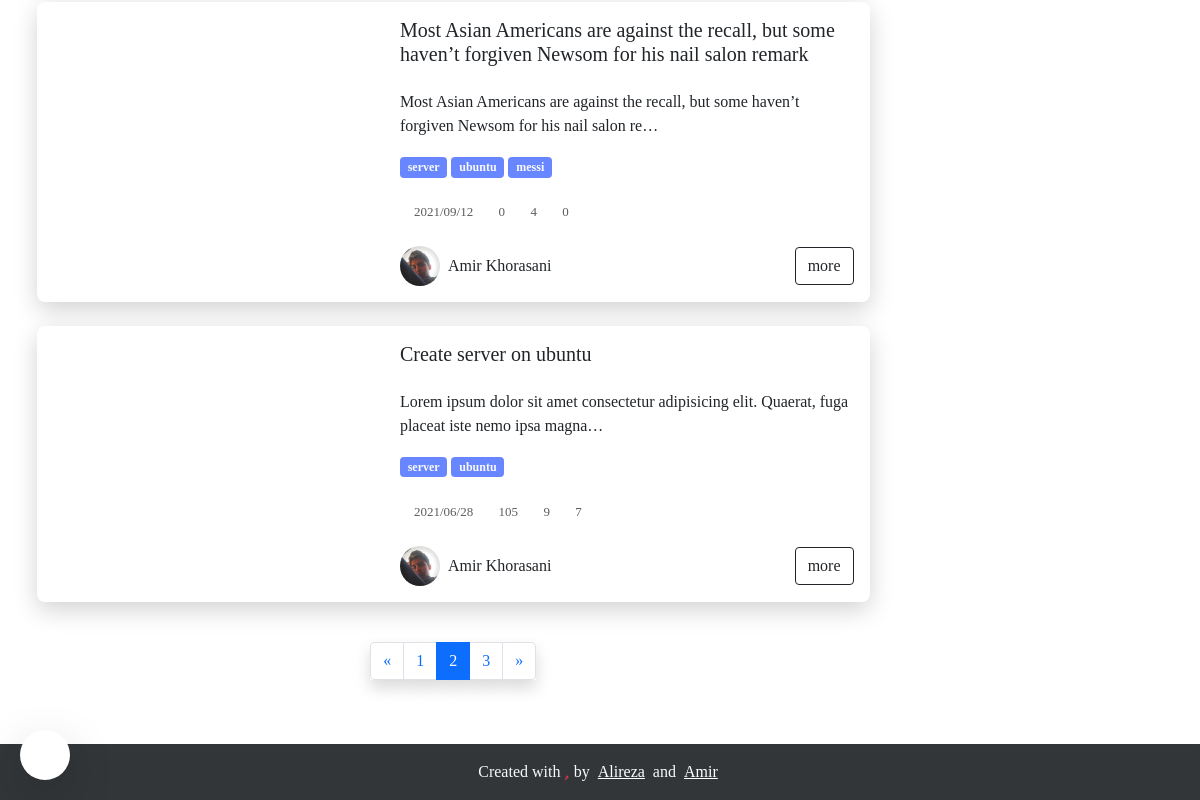
The page /tags/sZj?p=2 (lower part) on the database as committed earlier.
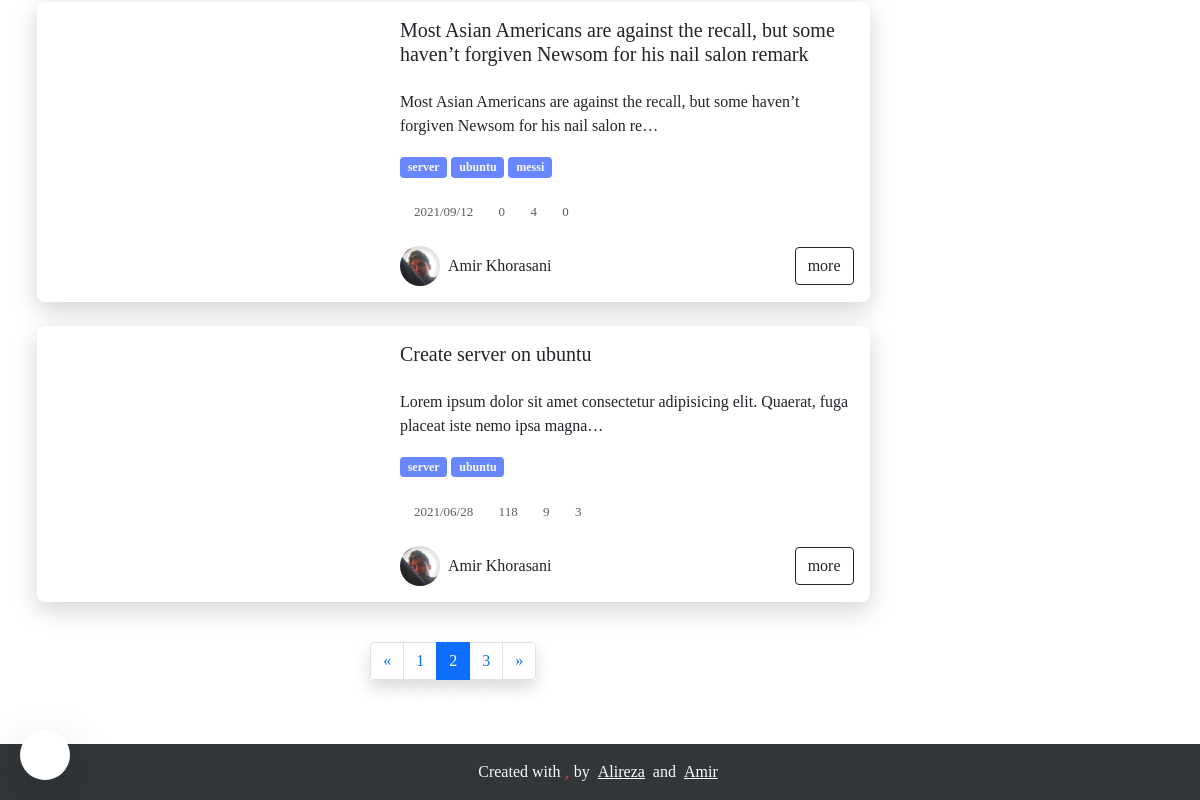
The same page on the database as committed later.
### blog/models.py (models this page shows, shortened)
class Article(models.Model):
    title_en   = models.CharField(max_length=200) # english title
    title_fa   = models.CharField(max_length=200) # persian title
    desc_en    = models.TextField() # english description for article in home
    desc_fa    = models.TextField() # persian description for article in home
    body_en    = RichTextUploadingField() # english body
    body_fa    = RichTextUploadingField() # persian body
    slug       = models.SlugField(max_length=100,unique=True) # slug of the article
    short_slug = models.SlugField(editable=False) # auto created in auto_slug_article function
    views      = models.IntegerField(default=0) # number of views this article
    status     = models.BooleanField(default=True) # article status => true:publish , false:draft
    created    = models.DateTimeField(auto_now_add=True) # auto complete created time
    updated    = models.DateTimeField(auto_now=True) # auto compelete last update
    author     = models.ForeignKey(User,editable=False,null=True,on_delete=models.SET_NULL) # auto delete article on delete author
    category   = models.ManyToManyField(Category,blank=True,related_name='articles') # article categories
    thumbnail  = models.ImageField(upload_to='thumbnails') # article thumbnail in post card and main page
    readtime   = models.IntegerField(default=0) # suggested time for readnig the article
    class Meta:
        verbose_name_plural = 'Articles'
        ordering            = ['-created'] # for new to old sorting in admin panel
    objects = ArticleManager() # set managers for this class
    def simple_created(self):
        return self.created.strftime("%Y/%m/%d")
    simple_created.short_description = "created"

class Comment(models.Model):
    admin    = models.ForeignKey(User,editable=False,default=None,null=True,on_delete=models.SET_NULL)
    article  = models.ForeignKey(Article,on_delete=models.CASCADE,related_name='comments')
    name     = CharField(max_length=50)
    desc     = RichTextField()
    created  = models.DateTimeField(auto_now_add=True)
    reply_to = models.ForeignKey('self',null=True,blank=True,on_delete=models.CASCADE,related_name='replies')
    status   = models.BooleanField(default=False) # comment status => true:publish , false:draft
    avatar   = models.ForeignKey(Avatar,on_delete=models.SET_NULL,null=True)
    class Meta:
        ordering = ('-created',)
    objects = CommentsManager()

class User(AbstractUser):
    thumbnail     = models.ImageField(upload_to='creators',default='creators/default.png')
    telegram      = models.URLField(null=True,blank=True)
    instagram     = models.URLField(null=True,blank=True)
    github        = models.URLField(null=True,blank=True)
    user_page_url = models.CharField(max_length=200)
    desc          = RichTextField(null=True)
    skills        = models.CharField(max_length=500,null=True)

### blog/views.py (the view)
# urls.py: path('tags/<slug:tag_slug>',TagListView.as_view(),name='tag'),
class TagListView(ListView):
    template_name = "tag.html"
    context_object_name = 'articles'
    paginate_by = 5
    page_kwarg  = 'p'
    def get_queryset(self):
        global category_object
        tag_slug = self.kwargs.get('tag_slug')
        category_object = get_object_or_404(Category.objects.active(),slug=tag_slug)
        return category_object.articles.active()
    def get_context_data(self, **kwargs):
        context = super().get_context_data(**kwargs)
        context["tag"] = category_object
        return context

### blog/models.py (called while the page is built)
	def active(self):
		return self.filter(status=True)

    def active(self):
        return self.filter(status=True)

    def active(self):
        return self.filter(status=True)

### blog/templatetags/template_tags.py (called while the page is built)
@register.simple_tag
def author_full_name(author):
    if author.first_name:
        return f'{author.first_name.capitalize()} {author.last_name.capitalize()}'
    else:
        return author.username.capitalize()

@register.inclusion_tag('partials/col_4_about.html')
def col_4_about():
    return {
        'col_4_about': contents.data_set['about']
    }

@register.inclusion_tag('partials/col_4_tags.html')
def col_4_tags():
    categories_query   = Category.objects.active()   # get all active categories
    categories_query   = [category for category in categories_query if len(category.articles.active()) > 0] #check if length is bigger than 0 and tag already used before
    if len(categories_query) <= contents.data_set['col_4_tags_count']:
        return {
            'fix' : True,
            'col_4_tags': categories_query,
        }
    else:
        return {
            'fix' : False,
            'col_4_tags': categories_query[:contents.data_set['col_4_tags_count']],
        }

### template/tag.html (shortened to what the changed rows need)
{% load static %} {% load template_tags %}
<!DOCTYPE html>
<html lang="en">
<head>
    <link rel="stylesheet" href="{% static 'blog/css/bootstrap.css' %}">
    <link rel="stylesheet" href="{% static 'blog/fontawesome-free-5.15.3-web/css/all.css' %}">
    <link rel="stylesheet" href="{% static 'blog/css/custom.css' %}">
    <link rel="stylesheet" href="{% static 'blog/css/responsiv.css' %}">
    <link rel="stylesheet" href="{% static 'blog/css/pages/tags.css' %}">
</head>
<body data-src="../media/img/header.jpg">
    <main class="py-5">
        <div class="container">
            <div class="row gx-md-5">
                <div class="col-md-8 col-lg-9">
                    <section>
                        {% for article in articles %}
                            <div class="card rounded my-4 overflow-hidden">
                                <div class="row g-0">
                                    <div class="col-lg-6 col-xl-5 p-3">
                                        <div class="img-card h-100 rounded" data-src="'{{ article.thumbnail.url }}'"></div>
                                    </div>
                                    <div class="col-lg-6 col-xl-7 p-3">
                                        <h5 class="pb-3">
                                            {{ article.title_en|capfirst }}
                                        </h5>
                                        <p class="mb-3">
                                            {{ article.desc_en|capfirst|safe|truncatechars:100 }}
                                        </p>
                                        {% for category in article.category.active %}
                                        <a href="{% url 'blog:tag' category.slug %}" class="badge bg-info text-light text-decoration-none">
                                                {{ category.name_en|lower }}
                                            </a> {% endfor %}
                                        <div class="icons-card pt-2 mt-3">
                                            <div class="d-inline-flex w-auto align-items-center flex-wrap">
                                                <i class="fas fa-calendar"></i>
                                                <p class="m-0 ps-1 pe-2">{{ article.created|date:'Y/m/d' }}</p>
                                            </div>
                                            <div class="d-inline-flex w-auto align-items-center flex-wrap">
                                                <i class="fas fa-eye"></i>
                                                <p class="m-0 ps-1 pe-2">{{ article.views }}</p>
                                            </div>
                                            <div class="d-inline-flex w-auto align-items-center flex-wrap">
                                                <i class="fas fa-clock"></i>
                                                <p class="m-0 ps-1 pe-2">{{ article.readtime }}</p>
                                            </div>
                                            <div class="d-inline-flex w-auto align-items-center flex-wrap">
                                                <i class="fas fa-comment"></i>
                                                <p class="m-0 ps-1 pe-2">{{ article.comments.active|length }}</p>
                                            </div>
                                        </div>
                                        <div class="d-flex align-items-center justify-content-between flex-wrap">
                                            <a href="/{{ article.author.user_page_url }}" class="pe-3 text-decoration-none mt-4 text-dark d-inline-flex align-items-center">
                                                <img src="{{ article.author.thumbnail.url }}" class="img-sm rounded-pill" alt="">
                                                <div class="px-2">
                                                    <span>
                                                            {% author_full_name article.author %}
                                                        </span>
                                                </div>
                                            </a>
                                            <a href="{% url 'blog:article_slug' article.slug %}" class="btn btn-outline-dark d-block ms-auto mt-4">
                                                    more
                                                </a>
                                        </div>
                                    </div>
                                </div>
                            </div>
                        {% endfor %}
                    </section>
                </div>
            </div>
        </div>
    </main>
</body>
</html>

Rows that differ between the two databases and show on the page:
changed Article "Create server on ubuntu": views "105" → "118"; comments.active|length "7" → "3"
